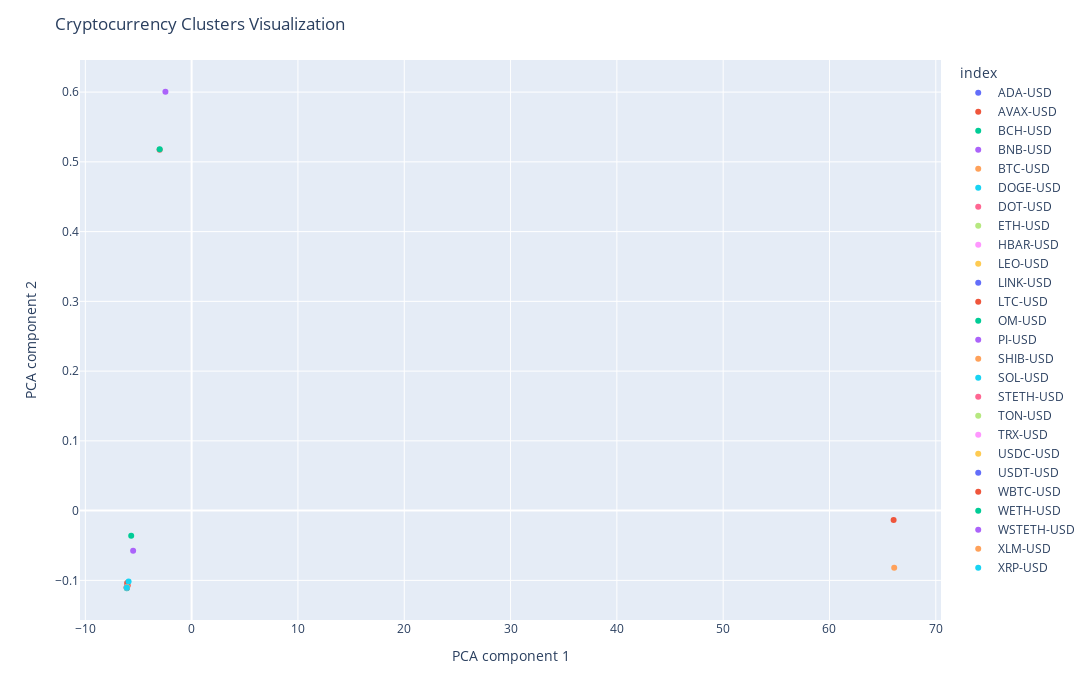

Source (notebook cell):
### Markdown cell above
## plot the clusters in 2D space

### Code cell
import plotly.express as px

def visualise_clusters(clustered_df:pd.DataFrame):
    """
    Place clusters on a scatter plot
    If required, reduce dimensionality to 2 using t-SNE
    
    Args:
        clustered_df (pd.DataFrame) : price features, with output labels.
        
    """
    # take a copy of the df
    vis_df = clustered_df.copy()
    x_label = "PCA component 1"
    y_label = "PCA component 2"
    # if dimensions greater than two
    if vis_df.drop('cluster', axis=1).shape[1] > 2:
        # drop the cluster colun and perform t-SNE dimensionality reduction for the plot
        vis_tsne = TSNE(n_components=2, random_state=42, perplexity=6)
        x_tsne = vis_tsne.fit_transform(clustered_df.drop('cluster', axis=1))
        x_label = "t-SNE dimension 1"
        y_label = "t-SNE dimension 2"
        fig = px.scatter(x=x_tsne[:,0], y=x_tsne[:,1], color=vis_df.index)
        print("reduced visualisation dimensions to 2, using TSNE\nKL Divergence: ", vis_tsne.kl_divergence_)
    
    # create a dataframe of the new dimensions - this will be plotted
    fig = px.scatter(vis_df,
                     x='PC1',
                     y="PC2",
                     hover_data='cluster',
                     color=vis_df.index,
                     width=1100,
                     height=700
                     )
    # create the plotly scatter
    # create the plot
    fig.update_layout(
        title=dict(text='Cryptocurrency Clusters Visualization'),
        xaxis_title=x_label,
        yaxis_title=y_label
    ) 
    """{
        'title': {'text':'Cryptocurrency Clusters Visualization'},
        'xaxis': {'text': x_label},
        'yaxis': {'text': y_label},
    }"""
    # set the x and y ticks to the df index i.e coin names
    fig.show()
    
visualise_clusters(clustered_df)

### Figure 1 — Plotly figure (JSON) as saved in the notebook; plotly's stock layout.template omitted (floating-point values rounded to 4 significant figures)
{"data": [{"customdata": [[0]], "hovertemplate": "index=ADA-USD<br>PC1=%{x}<br>PC2=%{y}<br>cluster=%{customdata[0]}<extra></extra>", "legendgroup": "ADA-USD", "marker": {"color": "#636efa", "symbol": "circle"}, "mode": "markers", "name": "ADA-USD", "orientation": "v", "showlegend": true, "type": "scatter", "x": [-6.098], "xaxis": "x", "y": [-0.1102], "yaxis": "y"}, {"customdata": [[0]], "hovertemplate": "index=AVAX-USD<br>PC1=%{x}<br>PC2=%{y}<br>cluster=%{customdata[0]}<extra></extra>", "legendgroup": "AVAX-USD", "marker": {"color": "#EF553B", "symbol": "circle"}, "mode": "markers", "name": "AVAX-USD", "orientation": "v", "showlegend": true, "type": "scatter", "x": [-6.065], "xaxis": "x", "y": [-0.1039], "yaxis": "y"}, {"customdata": [[3]], "hovertemplate": "index=BCH-USD<br>PC1=%{x}<br>PC2=%{y}<br>cluster=%{customdata[0]}<extra></extra>", "legendgroup": "BCH-USD", "marker": {"color": "#00cc96", "symbol": "circle"}, "mode": "markers", "name": "BCH-USD", "orientation": "v", "showlegend": true, "type": "scatter", "x": [-5.684], "xaxis": "x", "y": [-0.03592], "yaxis": "y"}, {"customdata": [[3]], "hovertemplate": "index=BNB-USD<br>PC1=%{x}<br>PC2=%{y}<br>cluster=%{customdata[0]}<extra></extra>", "legendgroup": "BNB-USD", "marker": {"color": "#ab63fa", "symbol": "circle"}, "mode": "markers", "name": "BNB-USD", "orientation": "v", "showlegend": true, "type": "scatter", "x": [-5.503], "xaxis": "x", "y": [-0.0575], "yaxis": "y"}, {"customdata": [[1]], "hovertemplate": "index=BTC-USD<br>PC1=%{x}<br>PC2=%{y}<br>cluster=%{customdata[0]}<extra></extra>", "legendgroup": "BTC-USD", "marker": {"color": "#FFA15A", "symbol": "circle"}, "mode": "markers", "name": "BTC-USD", "orientation": "v", "showlegend": true, "type": "scatter", "x": [66.09], "xaxis": "x", "y": [-0.08206], "yaxis": "y"}, {"customdata": [[0]], "hovertemplate": "index=DOGE-USD<br>PC1=%{x}<br>PC2=%{y}<br>cluster=%{customdata[0]}<extra></extra>", "legendgroup": "DOGE-USD", "marker": {"color": "#19d3f3", "symbol": "circle"}, "mode": "markers", "name": "DOGE-USD", "orientation": "v", "showlegend": true, "type": "scatter", "x": [-6.098], "xaxis": "x", "y": [-0.1102], "yaxis": "y"}, {"customdata": [[0]], "hovertemplate": "index=DOT-USD<br>PC1=%{x}<br>PC2=%{y}<br>cluster=%{customdata[0]}<extra></extra>", "legendgroup": "DOT-USD", "marker": {"color": "#FF6692", "symbol": "circle"}, "mode": "markers", "name": "DOT-USD", "orientation": "v", "showlegend": true, "type": "scatter", "x": [-6.092], "xaxis": "x", "y": [-0.1087], "yaxis": "y"}, {"customdata": [[2]], "hovertemplate": "index=ETH-USD<br>PC1=%{x}<br>PC2=%{y}<br>cluster=%{customdata[0]}<extra></extra>", "legendgroup": "ETH-USD", "marker": {"color": "#B6E880", "symbol": "circle"}, "mode": "markers", "name": "ETH-USD", "orientation": "v", "showlegend": true, "type": "scatter", "x": [-3.006], "xaxis": "x", "y": [0.5173], "yaxis": "y"}, {"customdata": [[0]], "hovertemplate": "index=HBAR-USD<br>PC1=%{x}<br>PC2=%{y}<br>cluster=%{customdata[0]}<extra></extra>", "legendgroup": "HBAR-USD", "marker": {"color": "#FF97FF", "symbol": "circle"}, "mode": "markers", "name": "HBAR-USD", "orientation": "v", "showlegend": true, "type": "scatter", "x": [-6.098], "xaxis": "x", "y": [-0.1102], "yaxis": "y"}, {"customdata": [[0]], "hovertemplate": "index=LEO-USD<br>PC1=%{x}<br>PC2=%{y}<br>cluster=%{customdata[0]}<extra></extra>", "legendgroup": "LEO-USD", "marker": {"color": "#FECB52", "symbol": "circle"}, "mode": "markers", "name": "LEO-USD", "orientation": "v", "showlegend": true, "type": "scatter", "x": [-6.091], "xaxis": "x", "y": [-0.1104], "yaxis": "y"}, {"customdata": [[0]], "hovertemplate": "index=LINK-USD<br>PC1=%{x}<br>PC2=%{y}<br>cluster=%{customdata[0]}<extra></extra>", "legendgroup": "LINK-USD", "marker": {"color": "#636efa", "symbol": "circle"}, "mode": "markers", "name": "LINK-USD", "orientation": "v", "showlegend": true, "type": "scatter", "x": [-6.083], "xaxis": "x", "y": [-0.1089], "yaxis": "y"}, {"customdata": [[0]], "hovertemplate": "index=LTC-USD<br>PC1=%{x}<br>PC2=%{y}<br>cluster=%{customdata[0]}<extra></extra>", "legendgroup": "LTC-USD", "marker": {"color": "#EF553B", "symbol": "circle"}, "mode": "markers", "name": "LTC-USD", "orientation": "v", "showlegend": true, "type": "scatter", "x": [-6.014], "xaxis": "x", "y": [-0.1074], "yaxis": "y"}, {"customdata": [[0]], "hovertemplate": "index=OM-USD<br>PC1=%{x}<br>PC2=%{y}<br>cluster=%{customdata[0]}<extra></extra>", "legendgroup": "OM-USD", "marker": {"color": "#00cc96", "symbol": "circle"}, "mode": "markers", "name": "OM-USD", "orientation": "v", "showlegend": true, "type": "scatter", "x": [-6.096], "xaxis": "x", "y": [-0.1113], "yaxis": "y"}, {"customdata": [[0]], "hovertemplate": "index=PI-USD<br>PC1=%{x}<br>PC2=%{y}<br>cluster=%{customdata[0]}<extra></extra>", "legendgroup": "PI-USD", "marker": {"color": "#ab63fa", "symbol": "circle"}, "mode": "markers", "name": "PI-USD", "orientation": "v", "showlegend": true, "type": "scatter", "x": [-6.098], "xaxis": "x", "y": [-0.1102], "yaxis": "y"}, {"customdata": [[0]], "hovertemplate": "index=SHIB-USD<br>PC1=%{x}<br>PC2=%{y}<br>cluster=%{customdata[0]}<extra></extra>", "legendgroup": "SHIB-USD", "marker": {"color": "#FFA15A", "symbol": "circle"}, "mode": "markers", "name": "SHIB-USD", "orientation": "v", "showlegend": true, "type": "scatter", "x": [-6.098], "xaxis": "x", "y": [-0.1102], "yaxis": "y"}, {"customdata": [[0]], "hovertemplate": "index=SOL-USD<br>PC1=%{x}<br>PC2=%{y}<br>cluster=%{customdata[0]}<extra></extra>", "legendgroup": "SOL-USD", "marker": {"color": "#19d3f3", "symbol": "circle"}, "mode": "markers", "name": "SOL-USD", "orientation": "v", "showlegend": true, "type": "scatter", "x": [-5.93], "xaxis": "x", "y": [-0.1017], "yaxis": "y"}, {"customdata": [[2]], "hovertemplate": "index=STETH-USD<br>PC1=%{x}<br>PC2=%{y}<br>cluster=%{customdata[0]}<extra></extra>", "legendgroup": "STETH-USD", "marker": {"color": "#FF6692", "symbol": "circle"}, "mode": "markers", "name": "STETH-USD", "orientation": "v", "showlegend": true, "type": "scatter", "x": [-3.008], "xaxis": "x", "y": [0.5173], "yaxis": "y"}, {"customdata": [[0]], "hovertemplate": "index=TON-USD<br>PC1=%{x}<br>PC2=%{y}<br>cluster=%{customdata[0]}<extra></extra>", "legendgroup": "TON-USD", "marker": {"color": "#B6E880", "symbol": "circle"}, "mode": "markers", "name": "TON-USD", "orientation": "v", "showlegend": true, "type": "scatter", "x": [-6.097], "xaxis": "x", "y": [-0.1095], "yaxis": "y"}, {"customdata": [[0]], "hovertemplate": "index=TRX-USD<br>PC1=%{x}<br>PC2=%{y}<br>cluster=%{customdata[0]}<extra></extra>", "legendgroup": "TRX-USD", "marker": {"color": "#FF97FF", "symbol": "circle"}, "mode": "markers", "name": "TRX-USD", "orientation": "v", "showlegend": true, "type": "scatter", "x": [-6.098], "xaxis": "x", "y": [-0.1102], "yaxis": "y"}, {"customdata": [[0]], "hovertemplate": "index=USDC-USD<br>PC1=%{x}<br>PC2=%{y}<br>cluster=%{customdata[0]}<extra></extra>", "legendgroup": "USDC-USD", "marker": {"color": "#FECB52", "symbol": "circle"}, "mode": "markers", "name": "USDC-USD", "orientation": "v", "showlegend": true, "type": "scatter", "x": [-6.097], "xaxis": "x", "y": [-0.1101], "yaxis": "y"}, {"customdata": [[0]], "hovertemplate": "index=USDT-USD<br>PC1=%{x}<br>PC2=%{y}<br>cluster=%{customdata[0]}<extra></extra>", "legendgroup": "USDT-USD", "marker": {"color": "#636efa", "symbol": "circle"}, "mode": "markers", "name": "USDT-USD", "orientation": "v", "showlegend": true, "type": "scatter", "x": [-6.097], "xaxis": "x", "y": [-0.1101], "yaxis": "y"}, {"customdata": [[1]], "hovertemplate": "index=WBTC-USD<br>PC1=%{x}<br>PC2=%{y}<br>cluster=%{customdata[0]}<extra></extra>", "legendgroup": "WBTC-USD", "marker": {"color": "#EF553B", "symbol": "circle"}, "mode": "markers", "name": "WBTC-USD", "orientation": "v", "showlegend": true, "type": "scatter", "x": [66.03], "xaxis": "x", "y": [-0.01353], "yaxis": "y"}, {"customdata": [[2]], "hovertemplate": "index=WETH-USD<br>PC1=%{x}<br>PC2=%{y}<br>cluster=%{customdata[0]}<extra></extra>", "legendgroup": "WETH-USD", "marker": {"color": "#00cc96", "symbol": "circle"}, "mode": "markers", "name": "WETH-USD", "orientation": "v", "showlegend": true, "type": "scatter", "x": [-3.005], "xaxis": "x", "y": [0.518], "yaxis": "y"}, {"customdata": [[2]], "hovertemplate": "index=WSTETH-USD<br>PC1=%{x}<br>PC2=%{y}<br>cluster=%{customdata[0]}<extra></extra>", "legendgroup": "WSTETH-USD", "marker": {"color": "#ab63fa", "symbol": "circle"}, "mode": "markers", "name": "WSTETH-USD", "orientation": "v", "showlegend": true, "type": "scatter", "x": [-2.466], "xaxis": "x", "y": [0.6005], "yaxis": "y"}, {"customdata": [[0]], "hovertemplate": "index=XLM-USD<br>PC1=%{x}<br>PC2=%{y}<br>cluster=%{customdata[0]}<extra></extra>", "legendgroup": "XLM-USD", "marker": {"color": "#FFA15A", "symbol": "circle"}, "mode": "markers", "name": "XLM-USD", "orientation": "v", "showlegend": true, "type": "scatter", "x": [-6.098], "xaxis": "x", "y": [-0.1102], "yaxis": "y"}, {"customdata": [[0]], "hovertemplate": "index=XRP-USD<br>PC1=%{x}<br>PC2=%{y}<br>cluster=%{customdata[0]}<extra></extra>", "legendgroup": "XRP-USD", "marker": {"color": "#19d3f3", "symbol": "circle"}, "mode": "markers", "name": "XRP-USD", "orientation": "v", "showlegend": true, "type": "scatter", "x": [-6.097], "xaxis": "x", "y": [-0.1106], "yaxis": "y"}], "layout": {"height": 700, "legend": {"title": {"text": "index"}, "tracegroupgap": 0}, "margin": {"t": 60}, "title": {"text": "Cryptocurrency Clusters Visualization"}, "width": 1100, "xaxis": {"anchor": "y", "domain": [0, 1], "title": {"text": "PCA component 1"}}, "yaxis": {"anchor": "x", "domain": [0, 1], "title": {"text": "PCA component 2"}}}}
